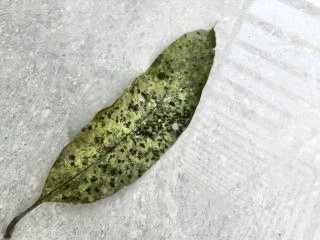
#> input picture dataset with preprocess/preprocessed/Sooty Mould/IMG_20211108_121952 (Custom).jpg, 320 x 240 px, found by its file name; its folder holds only this picture in this run
$ python adaptive.py
#> lines starting #> are read from the running program, lines starting #| are printed output that depends on the picture; after the words box and inside, x2 and y2 are one past the last pixel; in counts of white or black regions, pixels touching at a corner belong together
#test3
import os
import numpy as np
import time
from PIL import Image

input_folder = 'dataset with preprocess/preprocessed/Sooty Mould'
output_folder = 'dataset with preprocess/Segmented/Adaptive/Sooty Mould'
os.makedirs(output_folder, exist_ok=True)

def load_image(filepath):
    return Image.open(filepath)
#> returned value is the input picture: PIL image 320x240 RGB; mean R, G, B 191.3, 193.6, 183.3

def save_image(image, filepath):
    image = image.convert('L')
    image.save(filepath)

def image2array(image):
    return np.array(image)

def array2image(image_array):
    return Image.fromarray(image_array)

def rgb2grayscale(image_array):
    return np.dot(image_array[..., :3], [0.2989, 0.5870, 0.1140])
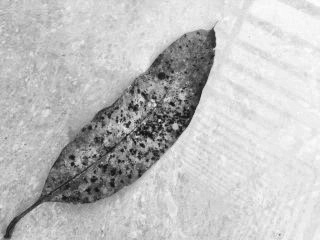
#> returned value: shape (240, 320) float64; min 16.52, max 254.7, mean 191.7

def compute_integral_image(image_array, height, width):
    integral_image = np.empty_like(image_array)

    for w in range(width):
        sum_ = 0
        for h in range(height):
            sum_ += image_array[h][w]
            if w == 0:
                integral_image[h][w] = sum_
            else:
                integral_image[h][w] = sum_ + integral_image[h][w - 1]
    return integral_image

def adaptive_thresholding(image_array, height, width, s, t):
    integral_image = compute_integral_image(image_array, height, width)
    output_array = np.empty_like(image_array)

    for w in range(width):
        for h in range(height):
            x1 = w - s
            if x1 <= 0:
                x1 = 1
            y1 = h - s
            if y1 <= 0:
                y1 = 1
            x2 = w + s
            if x2 >= width:
                x2 = width - 1
            y2 = h + s
            if y2 >= height:
                y2 = height - 1
            count = (x2 - x1) * (y2 - y1)
            sum_ = integral_image[y2][x2] - integral_image[y1 - 1][x2] - integral_image[y2][x1 - 1] + integral_image[y1 - 1][x1 - 1]
            if image_array[h][w] * count <= sum_ * ((100 - t) / 100):
                output_array[h][w] = 0
            else:
                output_array[h][w] = 255
    return output_array

for filename in os.listdir(input_folder):
    if filename.endswith('.jpg') or filename.endswith('.png'):  # Adjust file extensions as needed
        input_filepath = os.path.join(input_folder, filename)
        output_filepath = os.path.join(output_folder, filename)

        input_image = load_image(input_filepath)
        image_array = rgb2grayscale(image2array(input_image))

        height = image_array.shape[0]
#> height = 240
        width = image_array.shape[1]
#> width = 320
        s = int(width / 16)
#> s = 20
        t = 15

        start = time.time()
        output_array = adaptive_thresholding(image_array, height, width, s, t)
#> after the loop in compute_integral_image, `for w in range(width):`:
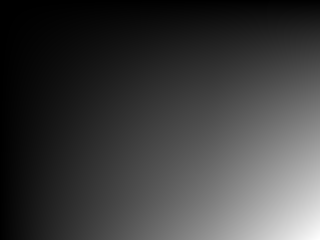
#> integral_image: shape (240, 320) float64; min 181.8, max 14725657.8, mean 3578068; drawn with min black and max white
#> after the loop in adaptive_thresholding, `for w in range(width):`:
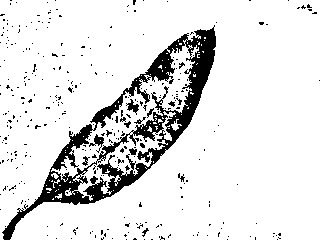
#> output_array: shape (240, 320) float64; 88.4% white; 323 black regions (311 under 20 px), largest, box (x1, y1, x2, y2) and area: (2, 25, 216, 240) 7429, (89, 134, 104, 153) 97, (126, 99, 139, 115) 89
        end = time.time()

        print('Processing', filename)
        # print('Execution time:', end - start)

        output_image = array2image(output_array)
        save_image(output_image, output_filepath)

$ run again, on dataset with preprocess/preprocessed/Sooty Mould/IMG_20211211_154247 (Custom).jpg
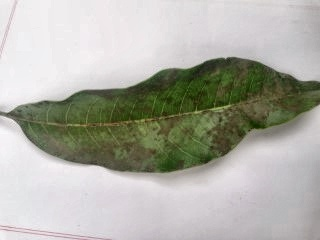
#> input picture dataset with preprocess/preprocessed/Sooty Mould/IMG_20211211_154247 (Custom).jpg, 320 x 240 px, found by its file name
#> in load_image, returned value is the input picture: PIL image 320x240 RGB; mean R, G, B 174.9, 175, 165.8
#> after the loop in compute_integral_image, `for w in range(width):`:
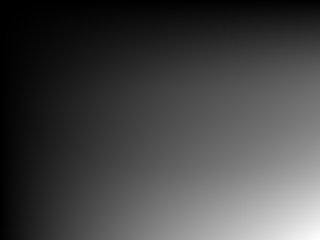
#> integral_image: shape (240, 320) float64; min 238.7, max 13356519.4, mean 3633790.9; drawn with min black and max white
#> after the loop in adaptive_thresholding, `for w in range(width):`:
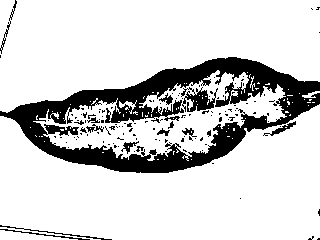
#> output_array: shape (240, 320) float64; 81.9% white; 134 black regions (119 under 20 px), largest, box (x1, y1, x2, y2) and area: (0, 57, 320, 173) 12059, (181, 87, 218, 112) 465, (0, 225, 112, 240) 139
